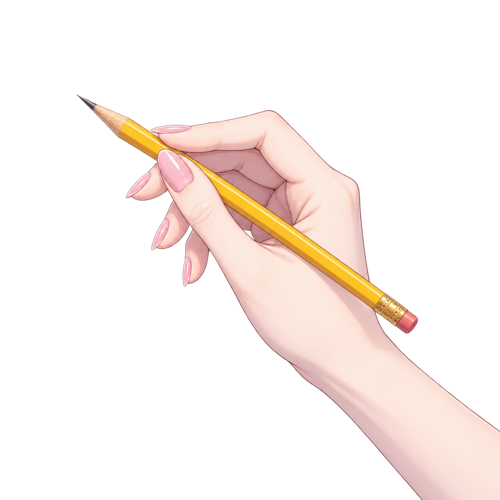
#> input picture assets/hand_anime_codex.png, 500 x 500 px
$ python -i doodle_lib.py   (imports and definitions only)
#> lines starting #> are read from the running program, lines starting #| are printed output that depends on the picture
#!/usr/bin/env python3
"""photo-doodle engine: hand-drawn marker doodles over a photo.

Strokes look like a real person drew them: Catmull-Rom paths with arc-length
sine wobble, round caps, tapered tips, a dark offset underlay for legibility
on bright areas, and a soft glow. Five brushes: marker (solid / gradient),
water (translucent wet wash), crayon (grainy), glitter (line + specks),
highlight (wide translucent). Authoring records draw-ops; save() replays all
of them into a JPG and save_video() replays them along a timeline into an
MP4 so the viewer watches every stroke being drawn.

Usage (from a theme script):
    from doodle_lib import *
    d = Doodle('/path/photo.jpg', seed=7)
    d.stroke([(0.3, 0.2), (0.5, 0.18), (0.7, 0.2)], color=PINK, w=5)
    d.text('hello', 0.5, 0.9, 40)
    d.save('/out/v1.jpg')
    d.save_video('/out/v1.mp4')

All coordinates are normalized (0..1) relative to image width/height.
"""
import math, random, os, subprocess, bisect
from PIL import Image, ImageDraw, ImageFont, ImageFilter

S = 2  # supersample factor

# ---- palette (RGBA). Pastel colors read well on most photos. ----
WHITE = (255, 255, 255, 240)
PINK = (255, 168, 190, 238)
HOTPINK = (255, 120, 170, 240)
CORAL = (255, 145, 125, 240)
PEACH = (255, 205, 165, 240)
YELLOW = (255, 224, 120, 240)
LEMON = (255, 240, 150, 240)
MINT = (185, 240, 205, 238)
SKY = (150, 205, 255, 240)
BLUE = (168, 214, 255, 238)
LAVENDER = (205, 185, 255, 240)
RED = (245, 105, 95, 240)
INK = (60, 56, 52, 235)          # soft black, for dark-marker looks
UNDER = (42, 62, 46, 78)         # offset underlay for contrast on bright areas

PEN_SPEED = 1300.0  # px/s at final resolution
FPS = 30

# ---- stroke weight ladder ----------------------------------------------------
# Authored in px for a 900px short side; Doodle scales every width by the real
# image size (self.wscale), so the same number reads the same on a 900px selfie
# and a 5712px DSLR frame. Real marker doodles have obvious weight contrast:
# a fat gesture carries the picture, hair-thin ticks are detail. Using one
# middling width everywhere is the single most common reason a version looks
# weak and empty. audit() enforces >=3 tiers and at least one FAT/BOLD stroke.
W_HAIR = 2.5     # 碎发、缝线、腮红一类细节
W_THIN = 4.5     # 普通轮廓
W_MED = 8.0      # 主要元素的默认粗细（比旧脚本的 2-3 明显粗）
W_BOLD = 16.0    # 视觉重心：大字、主动线、贴纸轮廓
W_FAT = 30.0     # 特粗：一版一两笔，粗横杠、涂满的形状
# 比 W_FAT 还粗的东西（猫尾巴、绒球、大色块）直接传数字，别硬套梯子：
# 参考图里那条毛绒猫尾巴约占图宽 10%，在 900px 短边上就是 w=90 左右。
HANDWRITING = ('marker', 'chalk', 'hand', 'note', 'comic')  # 手写体 fname 白名单

def dk(c, f, a=None):
    """darken color by factor f, optionally override alpha"""
    return (int(c[0]*f), int(c[1]*f), int(c[2]*f), a if a is not None else c[3])

def al(c, a):
    """same color, new alpha"""
    return (c[0], c[1], c[2], a)

# ---- fonts: handwriting-style, with CJK fallback ----
_ASSET_DIR = os.path.join(os.path.dirname(os.path.abspath(__file__)), '..', 'assets')
FONT_DIRS = [_ASSET_DIR, os.path.expanduser('~/Library/Fonts/'),
             '/System/Library/Fonts/Supplemental/', '/System/Library/Fonts/', '/Library/Fonts/']
LATIN_FONTS = {  # casual -> fancy
    'marker': 'MarkerFelt.ttc', 'chalk': 'ChalkboardSE.ttc', 'hand': 'Bradley Hand Bold.ttf',
    'note': 'Noteworthy.ttc', 'script': 'SnellRoundhand.ttc', 'savoye': 'Savoye LET.ttc',
    'comic': 'Comic Sans MS Bold.ttf',
}
# 中文手写体（随 skill 一起分发在 assets/）。macOS 系统只自带黑体和宋体，
# 直接用会让中文像印刷标签、明显出戏，所以这里优先用手写体，黑体只作最后兜底。
CJK_FONTS = {
    'cjk':      ['ZCOOLKuaiLe-Regular.ttf', 'ZhiMangXing-Regular.ttf', 'Hiragino Sans GB.ttc'],
    'cjk-kuai': ['ZCOOLKuaiLe-Regular.ttf', 'Hiragino Sans GB.ttc'],   # 圆润俏皮，像马克笔手写
    'cjk-xing': ['ZhiMangXing-Regular.ttf', 'ZCOOLKuaiLe-Regular.ttf'],  # 钢笔行书，随手写感更强
    'cjk-hei':  ['Hiragino Sans GB.ttc', 'STHeiti Light.ttc'],          # 印刷黑体（一般别用）
}

# [10 lines left out: function font, not called in this run]

def has_cjk(s):
    return any('一' <= ch <= '鿿' or '぀' <= ch <= 'ヿ' for ch in s)

# ---- geometry helpers ----

def catmull(pts, n=160):
    if len(pts) == 2:
        return [(pts[0][0] + (pts[1][0]-pts[0][0])*t, pts[0][1] + (pts[1][1]-pts[0][1])*t)
                for t in [i/(n-1) for i in range(n)]]
    p = [pts[0]] + list(pts) + [pts[-1]]
    out = []
    segs = len(p) - 3
    m = max(3, n // segs)
    for i in range(segs):
        p0, p1, p2, p3 = p[i], p[i+1], p[i+2], p[i+3]
        for j in range(m):
            t = j / m
            t2, t3 = t*t, t*t*t
            x = 0.5*((2*p1[0]) + (-p0[0]+p2[0])*t + (2*p0[0]-5*p1[0]+4*p2[0]-p3[0])*t2 + (-p0[0]+3*p1[0]-3*p2[0]+p3[0])*t3)
            y = 0.5*((2*p1[1]) + (-p0[1]+p2[1])*t + (2*p0[1]-5*p1[1]+4*p2[1]-p3[1])*t2 + (-p0[1]+3*p1[1]-3*p2[1]+p3[1])*t3)
            out.append((x, y))
    out.append(p[-2])
    return out

def add_wobble(path, amp, rng):
    if amp <= 0 or len(path) < 3:
        return path
    ph1, ph2 = rng.uniform(0, 6.28), rng.uniform(0, 6.28)
    f1, f2 = rng.uniform(1.5, 2.6), rng.uniform(4.0, 6.5)
    d = [0.0]
    for i in range(1, len(path)):
        d.append(d[-1] + math.hypot(path[i][0]-path[i-1][0], path[i][1]-path[i-1][1]))
    L = max(d[-1], 1e-6)
    out = []
    for i, (x, y) in enumerate(path):
        t = d[i] / L
        if i == 0:
            dx, dy = path[1][0]-x, path[1][1]-y
        else:
            dx, dy = x-path[i-1][0], y-path[i-1][1]
        n = math.hypot(dx, dy) or 1.0
        nx, ny = -dy/n, dx/n
        off = amp * (0.7*math.sin(2*math.pi*f1*t + ph1) + 0.3*math.sin(2*math.pi*f2*t + ph2))
        out.append((x + nx*off, y + ny*off))
    return out

def arclens(path):
    d = [0.0]
    for i in range(1, len(path)):
        d.append(d[-1] + math.hypot(path[i][0]-path[i-1][0], path[i][1]-path[i-1][1]))
    return d, max(d[-1], 1e-6)

def lerp_color(c1, c2, t):
    return tuple(int(c1[i] + (c2[i]-c1[i])*t) for i in range(4))

def smoothstep(t):
    t = min(1.0, max(0.0, t))
    return t*t*(3 - 2*t)


# ---- cartoon hand-holding-marker sprite (nib anchored at canvas center) ----

# [58 lines left out: function build_hand_sprite, not called in this run]


class Doodle:
    def __init__(self, src, seed=7, max_side=None):
#> called with src = '../assets/hand_anime_codex.png', seed = 7
        base = Image.open(src).convert('RGB')
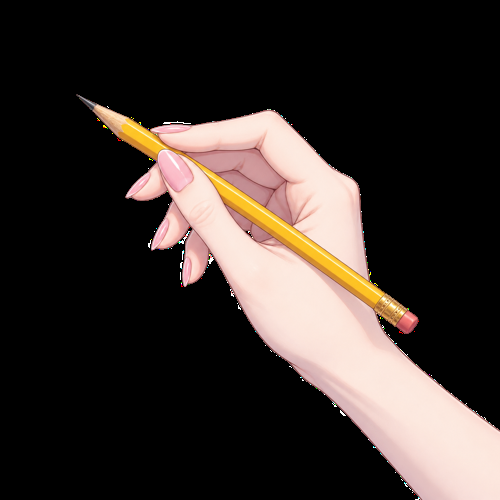
#> base: PIL image 500x500 RGB; mean R, G, B 57.1, 48.7, 44.5
        if max_side and max(base.size) > max_side:
            sc = max_side / max(base.size)
            base = base.resize((int(base.width*sc), int(base.height*sc)), Image.LANCZOS)
        self.W, self.H = base.size
#> self.W = 500; self.H = 500
        self.img = base.resize((self.W*S, self.H*S), Image.LANCZOS).convert('RGBA')
        self.rng = random.Random(seed)
        self.ops = []
        # every authored `w` / text `size` is multiplied by this, so the weight
        # ladder (W_HAIR..W_FAT) means the same thing on any resolution.
        self.wscale = min(self.W, self.H) / 900.0
#> self.wscale = 0.556
        self._tally = {'star': 0, 'flower': 0, 'text': 0}
        self._widths = []          # authored (pre-scale) widths, for audit()
        self._audit = None

    def P(self, x, y):
        return (x*self.W*S, y*self.H*S)

    # aspect-corrected x-offset: dx expressed as fraction of HEIGHT so circles stay round
    def ax(self, d):
        return d * self.H / self.W

    # ================= authoring: primitives =================

    def stroke(self, pts, color=WHITE, w=W_MED, wob=1.8, n=160, taper=None, under=True,
               closed=False, kind='stroke', brush='marker', color2=None,
               density=1.0, spread=1.0):
        """pts: normalized points. w: width in ladder px (W_HAIR..W_FAT, authored
        for a 900px short side and auto-scaled by self.wscale). wob: hand-shake
        amplitude px. taper: None|'tip'|'both'.
        brush: marker|water|crayon|glitter|highlight|fur.
        color2: gradient end color (marker only). under: dark offset underlay.
        density/spread: fur brush only (see fur())."""
#> called with color = (255, 255, 255, 240), w = 8, wob = 1.6, n = 200, under = True, closed = False, kind = 'stroke', brush = 'marker'
        self._widths.append(w)
        w = w * self.wscale
#> w = 4.44
        wob = wob * self.wscale
#> wob = 0.889
        P = [self.P(*p) for p in pts]
#> P = [(30, 40.5), (500, 36.5), (970, 40.5)]
        if closed:
            P = P + [P[0]]
        path = add_wobble(catmull(P, n), wob*S, self.rng)
        d, L = arclens(path)
#> d = 201 values from 0 to 940.2; L = 940.2
        op = {'kind': kind, 'path': path, 'd': d, 'L': L, 'color': color, 'color2': color2,
              'w': w, 'taper': taper, 'under': under, 'brush': brush,
              'density': density, 'spread': spread,
              'seed': self.rng.randrange(1 << 30)}
        if brush == 'glitter':
            rr = random.Random(op['seed'])
            specks = []
            for _ in range(max(3, int(L/S/9))):
                u = rr.random()
                idx = min(bisect.bisect_left(d, u*L), len(path)-1)
                x, y = path[idx]
                jx, jy = rr.uniform(-1, 1)*w*1.4*S, rr.uniform(-1, 1)*w*1.4*S
                typ = 'plus' if rr.random() < 0.3 else 'dot'
                sz = rr.uniform(2.6, 4.6)*S if typ == 'plus' else rr.uniform(0.8, 1.9)*S
                col = rr.choice([WHITE, color, al(LEMON, 235)])
                specks.append((u, x+jx, y+jy, typ, sz, col))
            op['specks'] = sorted(specks)
        self.ops.append(op)
        return path

    # [18 lines left out: function dashed, not called in this run]

    def dot(self, x, y, r, color=WHITE, under=True):
        self.ops.append({'kind': 'dot', 'c': self.P(x, y), 'r': r*self.H*S, 'color': color, 'under': under})

    # [278 lines left out: functions poly, arc, text, sparkle, star5, heart and 12 more, not called in this run]

    def frame(self, m=0.030, color=WHITE, w=W_MED):
        """hand-drawn border just inside the photo edges"""
        my = m*1.35
        self.stroke([(m, my), (0.5, my - 0.004), (1-m, my)], color=color, w=w, wob=1.6, n=200)
        self.stroke([(1-m, my), (1-m+0.004, 0.5), (1-m, 1-my)], color=color, w=w, wob=1.6, n=200)
        self.stroke([(1-m, 1-my), (0.5, 1-my+0.004), (m, 1-my)], color=color, w=w, wob=1.6, n=200)
        self.stroke([(m, 1-my), (m-0.003, 0.5), (m, my)], color=color, w=w, wob=1.6, n=200)

    # [604 lines left out: functions underline, raindrop, star4, flower, dotflower, bow and 18 more, not called in this run]

    # ================= outputs =================

    def _layers(self):
        L = [Image.new('RGBA', self.img.size, (0, 0, 0, 0)) for _ in range(3)]
        return L, [ImageDraw.Draw(l) for l in L]

    # [58 lines left out: functions save, _duration, _pen_point, not called in this run]

    def _op_color_rgb(self, op):
        c = op.get('color') or WHITE
        return (c[0], c[1], c[2])

    # [141 lines left out: functions _hand_state, save_video, not called in this run]

>>> result = Doodle('../assets/hand_anime_codex.png').frame()

$ run again, on assets/hand_pen_codex.png
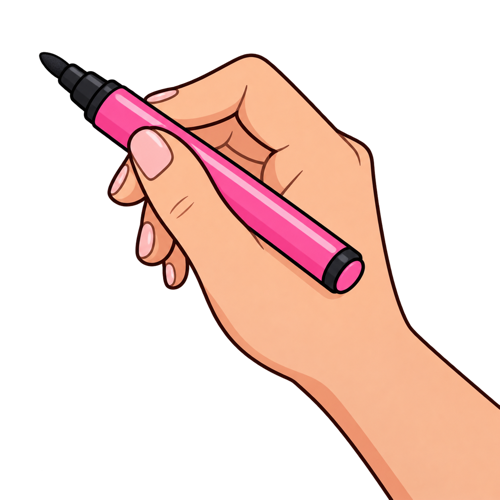
#> input picture assets/hand_pen_codex.png, 500 x 500 px
#> in __init__, `base = Image.open(src).convert('RGB')`:
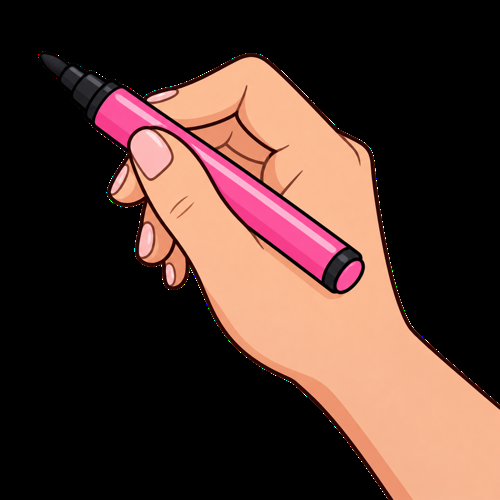
#> base: PIL image 500x500 RGB; mean R, G, B 79.4, 54, 46
